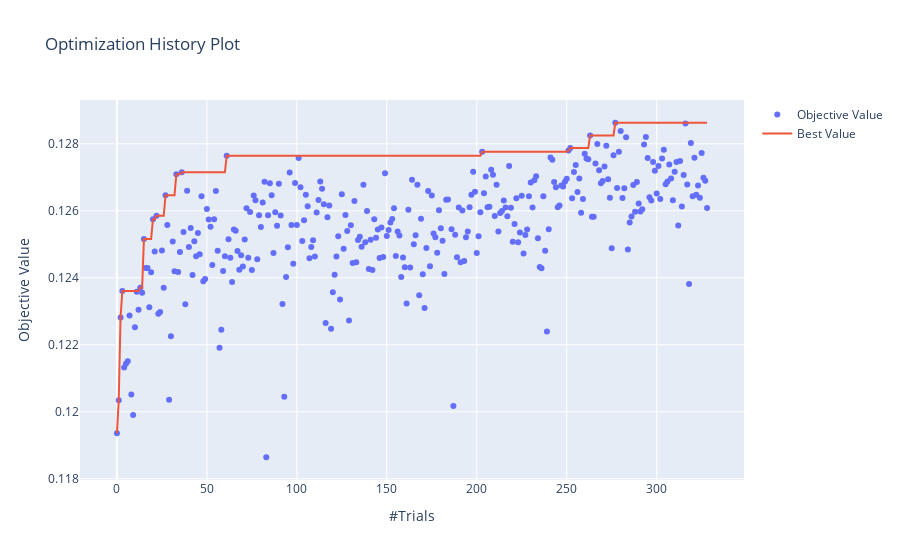

Notebook source saved alongside this figure:
### Code cell
plot_optimization_history(study)

### Figure 1 — Plotly figure (JSON) as saved in the notebook; plotly's stock layout.template omitted (floating-point values rounded to 4 significant figures; data arrays with more than 128 entries replaced by an {"elided": "..."} marker saying what was removed)
{"data": [{"mode": "markers", "name": "Objective Value", "type": "scatter", "x": {"elided": "328 int values"}, "y": {"elided": "328 float values"}}, {"name": "Best Value", "type": "scatter", "x": {"elided": "328 int values"}, "y": {"elided": "328 float values"}}], "layout": {"autosize": true, "title": {"text": "Optimization History Plot"}, "xaxis": {"autorange": true, "range": [-20.01, 348.0], "title": {"text": "#Trials"}, "type": "linear"}, "yaxis": {"autorange": true, "range": [0.1178, 0.1295], "title": {"text": "Objective Value"}, "type": "linear"}}}
